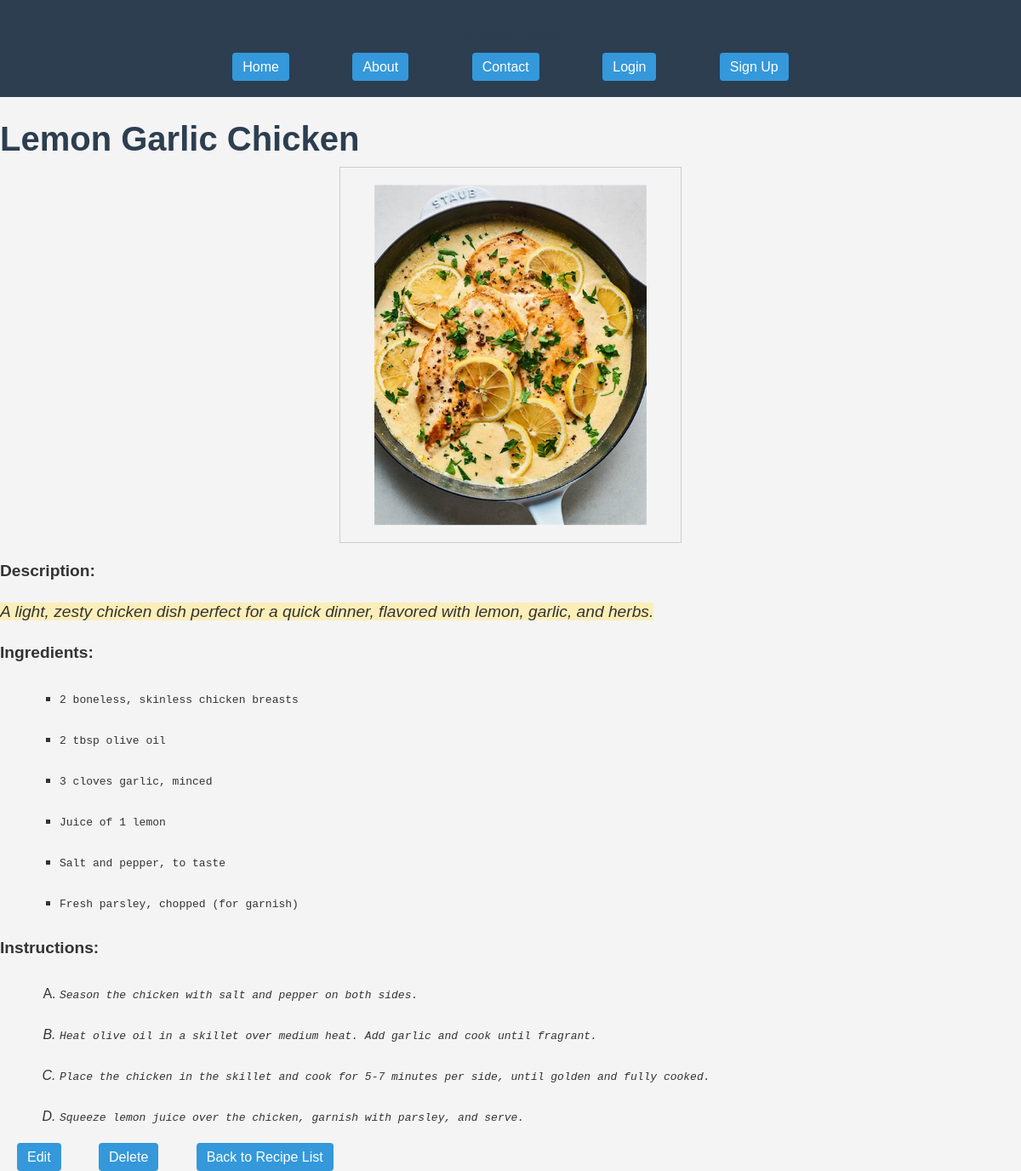
/recipe/lemon-garlic-chicken/, run on the app's committed database.
### recipes/models.py (models this page shows, shortened)
class Recipe(models.Model):
    user = models.ForeignKey(User, on_delete=models.CASCADE, related_name='recipes')
    title = models.CharField(max_length=100)
    slug = AutoSlugField(populate_from='title', unique=True, null=True)
    recipe_image = models.FileField(upload_to="recipes/", max_length=250, null=True,default=None, blank=True)
    description = models.TextField()
    ingredients = models.TextField()
    instructions = models.TextField()
    content = HTMLField(default="Content not available")
    created_at = models.DateTimeField(auto_now_add=True)

### recipes/views.py (the view)
# urls.py: path('recipe/<slug:slug>/', views.recipe_detail, name='recipe_detail'),
def recipe_detail(request, slug):
    recipe = get_object_or_404(Recipe, slug=slug)
    return render(request, 'recipes/recipe_detail.html', {'recipe': recipe})

### recipes/templates/recipes/recipe_detail.html (shortened to what this page needs)
{% extends 'recipes/base.html' %}
{% block content %}
<h1>{{ recipe.title }}</h1>
{% if recipe.recipe_image %}
        <div class="container">
            <img src="{{ recipe.recipe_image.url }}" alt="{{ recipe.title }}">
        </div>
    {% endif %}
<p><strong>Description: </strong>{{ recipe.description|safe }}</p>
<p><strong>Ingredients: </strong>{{ recipe.ingredients|safe }}</p>
<p><strong>Instructions: </strong>{{ recipe.instructions|safe }}</p>
<a href="{% url 'recipe_update' recipe.slug %}">Edit</a>
<a href="{% url 'recipe_delete' recipe.slug %}">Delete</a>
<a href="{% url 'recipe_list' %}">Back to Recipe List</a>
{% endblock %}

### recipes/static/css/style.css (style rules this page uses)
body { font-family: Arial, sans-serif; background-color: #f4f4f4; color: #333; margin: 0; padding: 0; }
h1, h2 { color: #2c3e50; }
h1 { font-size: 2.5em; margin-bottom: 10px; }
li { margin: 30px; }
p { font-size: 1.2em; line-height: 1.5; }
.container { width: 30vw; height: 50vh; border: 1px solid #ccc; overflow: hidden; }
.container img { width: 100%; height: 100%; object-fit: contain; }
a, button { color: #fff; background-color: #3498db; padding: 8px 12px; text-decoration: none; border-radius: 4px; margin: 20px; }
.container { max-width: 800px; margin: auto; padding: 20px; }

### data on the page
Recipe: title "Lemon Garlic Chicken", recipe_image (picture), description "A light, zesty chicken dish perfect for a quick dinner, flavored with lemon, garlic, and herbs.", ingredients "2 boneless, skinless chicken breasts 2 tbsp olive oil 3 cloves garlic, minced Juice of 1 lemon Salt and pepper, to taste Fresh parsley, chopped (for garnish)", instructions "Season the chicken with salt and pepper on both sides. Heat olive oil in a skillet over medium heat. Add garlic and cook until fragrant. Place the chicken in the skillet and cook for 5-7 minutes per side, until golden and fully cooked. Squeeze lemon juice over the chicken, garnish with parsley, and serve."
